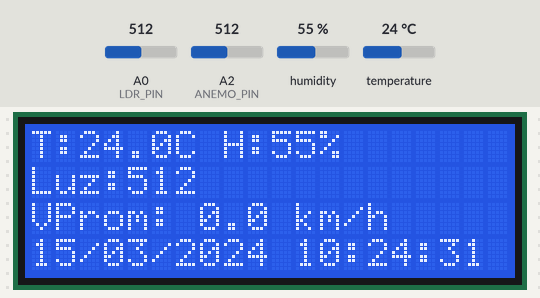
Simulated run of this sketch. Board: Arduino Uno, built with avr-gcc and run on an emulated ATmega328P. Shown: 20×4 character LCD. The inputs (shaded band) are chosen by the test bench; at power-on: humidity 55 %, A0 (LDR_PIN) = 512, temperature 24 °C, A2 (ANEMO_PIN) = 512. The local clock reads 2024-03-15 10:24:30 at power-on unless the sketch sets it; storage starts empty.

Above: at 1.7 s.
1.8 s: humidity set to 22 %
At 2.8 s:
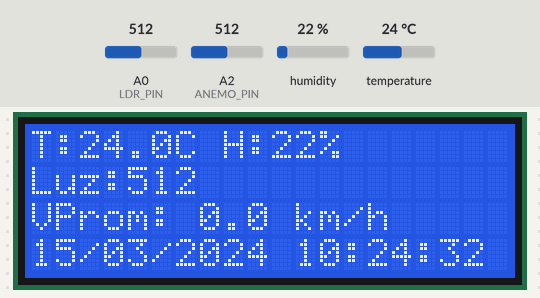
3.7 s: A0 (LDR_PIN) set to 716
At 5.6 s:
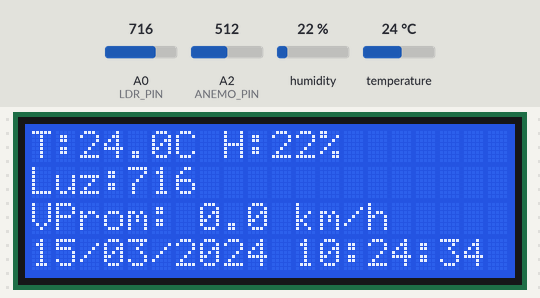
6.1 s: temperature set to 12 °C
At 7.9 s:
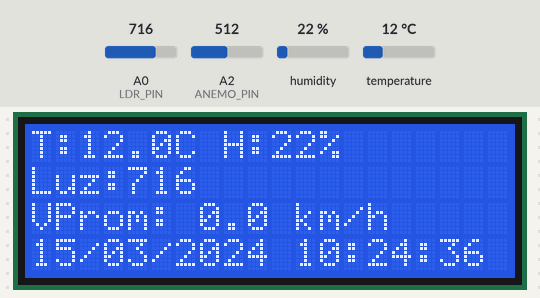
8.5 s: A0 (LDR_PIN) set to 992
At 10.8 s:
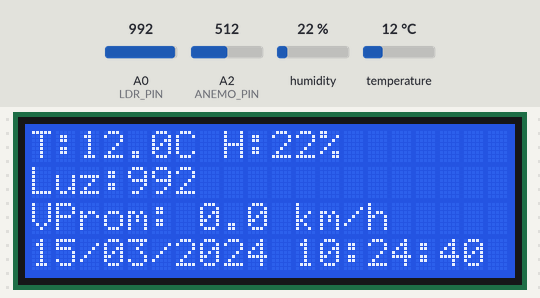
10.9 s: humidity set to 40 %
At 13.9 s:
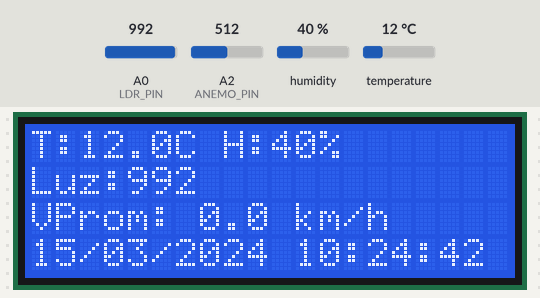
14.4 s: A0 (LDR_PIN) set to 306
At 15.9 s:
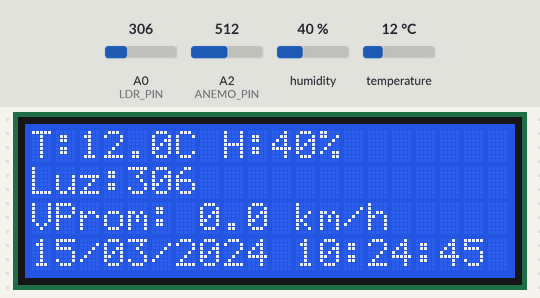
Timing chart, 0 to 17.4 s (numbered marks = the images above; inputs shaded):
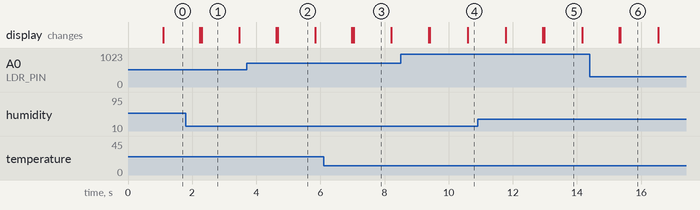

Measured:
- what the display in image 2 shows lasts 1.1 s, from 4.7 s to 5.8 s

The sketch:

Codigoconmodificaciones_profe.ino
```cpp
#include <Wire.h>
#include <LiquidCrystal_I2C.h>
#include <DHT.h>
#include <SD.h>
#include <SPI.h>
#include <RTClib.h>

// --- Definiciones de pines y configuraciones ---
#define DHTPIN 2           // Pin del sensor DHT11
#define DHTTYPE DHT11      // Tipo de sensor
#define BUTTON_PIN 7       // Botón (no está implementado en el código aún)
#define LDR_PIN A0         // Sensor de luz (fotoresistencia)
#define ANEMO_PIN A2       // Entrada analógica del anemómetro
#define SD_CS 10           // Pin de selección de chip para SD

// --- Creación de objetos para cada módulo ---
DHT dht(DHTPIN, DHTTYPE);
LiquidCrystal_I2C lcd(0x27, 20, 4);
RTC_DS3231 rtc;
File dataFile;

// --- Variables globales para anemómetro y velocidad ---
float voltaje = 0;
float velocidadViento = 0;
const float FACTOR_CALIBRADO = 350.0; // Factor para convertir voltaje a km/h (ajustable)

// --- Variables para cálculo del promedio de viento cada 2 minutos ---
unsigned long tiempoInicio = 0;
const unsigned long intervaloPromedio = 120000; // 2 minutos
float sumaVelocidades = 0;
int cantidadLecturas = 0;
float velocidadPromedio = 0;

// --- Control de guardado en SD cada 30 minutos ---
int ultimoMinutoGuardado = -1;

// --- Control dinámico del estado de la tarjeta SD ---
bool sdDisponible = false;
unsigned long ultimaActualizacionLCD = 0;
const unsigned long intervaloLCD = 1000; // Actualiza LCD cada 1 segundo

//=================================== SETUP ===================================
void setup() {
  Serial.begin(9600);
  dht.begin();
  lcd.init();
  lcd.backlight();
  pinMode(BUTTON_PIN, INPUT_PULLUP);

  // --- Inicialización de tarjeta SD ---
  sdDisponible = SD.begin(SD_CS);
  lcd.setCursor(0, 0);
  if (sdDisponible) {
    lcd.print("SD OK");
    // Si el archivo no existe, lo crea y escribe encabezado
    if (!SD.exists("datos.csv")) {
      dataFile = SD.open("datos.csv", FILE_WRITE);
      if (dataFile) {
        dataFile.println("Fecha,Hora,Temp,Hum,Luz,VientoProm");
        dataFile.close();
      }
    }
  } else {
    lcd.print("SD no detectada");
  }

  // --- Inicialización del RTC (módulo de tiempo real) ---
  if (!rtc.begin()) {
    lcd.setCursor(0, 1);
    lcd.print("RTC no encontrado");
    while (1); // Se detiene si no hay RTC
  }

  // Si el RTC perdió alimentación, se ajusta con la hora de compilación
  if (rtc.lostPower()) {
    rtc.adjust(DateTime(F(__DATE__), F(__TIME__)));
  }

  tiempoInicio = millis();
}

//=================================== LOOP ====================================
void loop() {

  // --- Detecta si la SD fue conectada o retirada en caliente ---
  bool sdEstadoActual = SD.begin(SD_CS);
  if (sdEstadoActual != sdDisponible) {
    sdDisponible = sdEstadoActual;
    lcd.setCursor(0, 0);
    lcd.print("                    ");
    lcd.setCursor(0, 0);
    if (sdDisponible) {
      lcd.print("SD insertada");
      Serial.println("Tarjeta SD insertada");
    } else {
      lcd.print("SD removida");
      Serial.println("Tarjeta SD removida");
    }
    delay(2000);
  }

  // --- Lectura de sensores ---
  float temp = dht.readTemperature();
  float hum = dht.readHumidity();
  int luz = analogRead(LDR_PIN);

  // --- Lectura y cálculo de velocidad del viento ---
  int lectura = analogRead(ANEMO_PIN);
  voltaje = lectura * (5.0 / 1023.0);
  velocidadViento = voltaje * FACTOR_CALIBRADO;

  // Se suma para promediar
  sumaVelocidades += velocidadViento;
  cantidadLecturas++;

  // --- Cada 2 minutos calcula el promedio del viento ---
  if (millis() - tiempoInicio >= intervaloPromedio) {
    velocidadPromedio = sumaVelocidades / cantidadLecturas;
    tiempoInicio = millis();
    sumaVelocidades = 0;
    cantidadLecturas = 0;
    Serial.println("Promedio de viento actualizado");
  }

  // --- Mostrar datos en LCD sin parpadeo, cada 1 segundo ---
  if (millis() - ultimaActualizacionLCD >= intervaloLCD) {
    ultimaActualizacionLCD = millis();

    DateTime now = rtc.now();
    char fecha[11];
    char hora[9];
    sprintf(fecha, "%02d/%02d/%04d", now.day(), now.month(), now.year());
    sprintf(hora, "%02d:%02d:%02d", now.hour(), now.minute(), now.second());

    lcd.setCursor(0, 0);
    lcd.print("T:"); lcd.print(temp, 1); lcd.print("C H:"); lcd.print(hum, 0); lcd.print("%   ");

    lcd.setCursor(0, 1);
    lcd.print("Luz:"); lcd.print(luz); lcd.print("     ");

    lcd.setCursor(0, 2);
    lcd.print("VProm: "); lcd.print(velocidadPromedio, 1); lcd.print(" km/h   ");

    lcd.setCursor(0, 3);
    lcd.print(fecha); lcd.print(" "); lcd.print(hora);
  }

  // --- Guardado de datos en la SD cada 30 minutos ---
  DateTime now = rtc.now();
  if (sdDisponible && now.minute() % 30 == 0 && now.minute() != ultimoMinutoGuardado) {
    dataFile = SD.open("datos.csv", FILE_WRITE);
    if (dataFile) {

      dataFile.print(now.day()); dataFile.print("/");
      dataFile.print(now.month()); dataFile.print("/");
      dataFile.print(now.year()); dataFile.print(",");

      dataFile.print(now.hour()); dataFile.print(":");
      dataFile.print(now.minute()); dataFile.print(":");
      dataFile.print(now.second()); dataFile.print(",");

      dataFile.print(temp, 1); dataFile.print(",");
      dataFile.print(hum, 1); dataFile.print(",");
      dataFile.print(luz); dataFile.print(",");
      dataFile.println(velocidadPromedio, 1);
      dataFile.close();

      ultimoMinutoGuardado = now.minute();
      Serial.println("Datos guardados en SD.");
    } else {
      Serial.println("Error al abrir datos.csv");
    }
  }

  delay(200); // Estabilidad del loop
}
```
